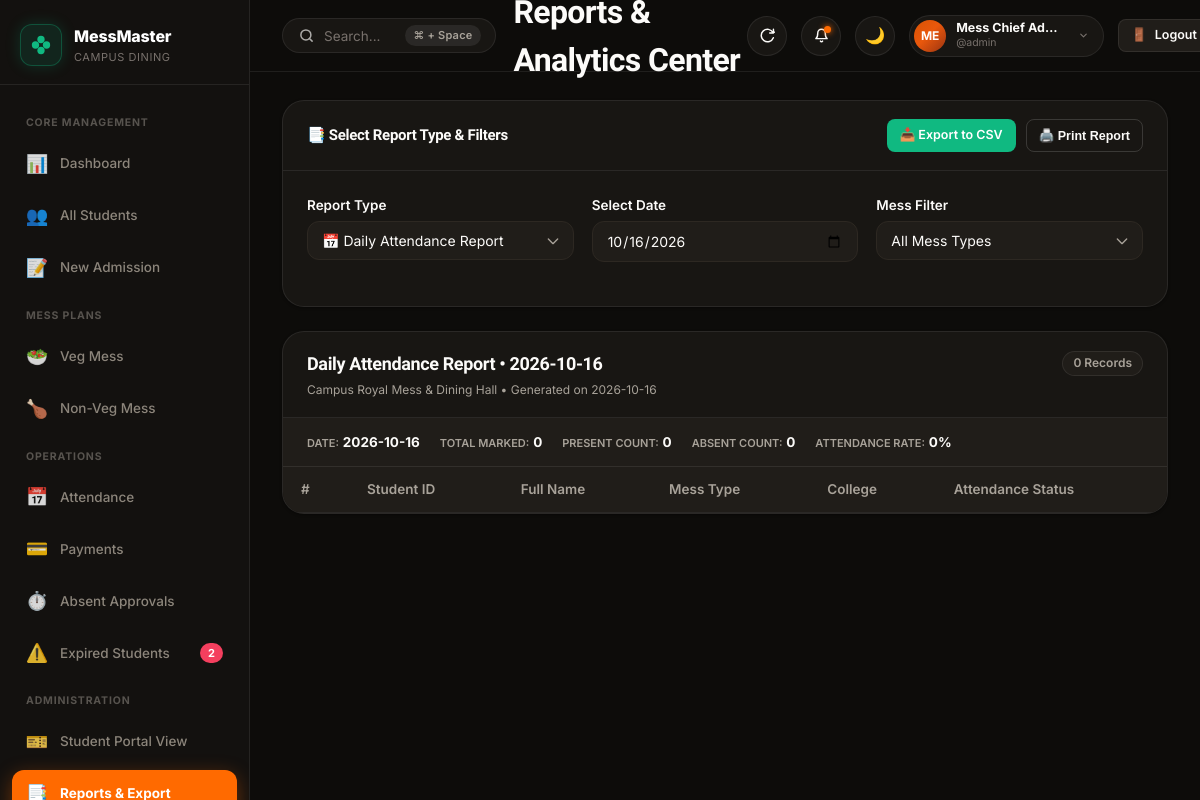
The app's page /reports (signed in), older data.
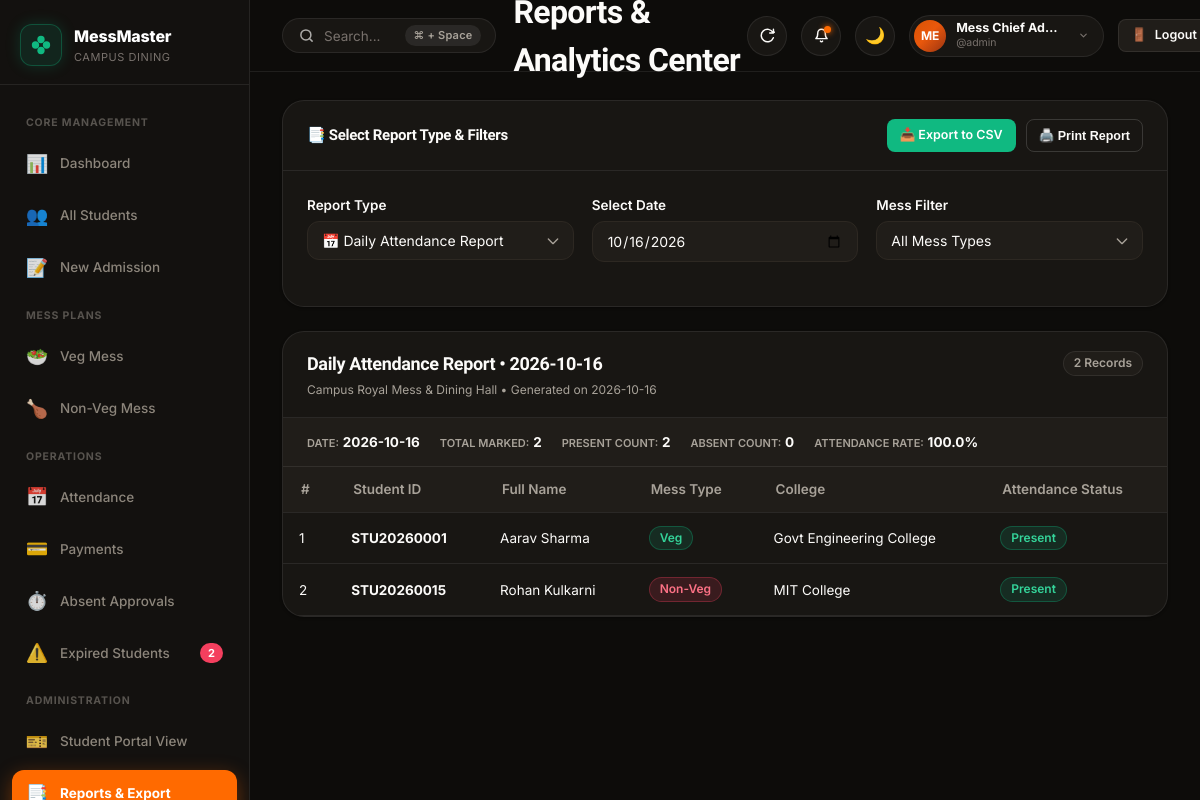
The same page, newer data.
### tables this page shows
CREATE TABLE settings (
            id INTEGER PRIMARY KEY AUTOINCREMENT,
            key TEXT UNIQUE NOT NULL,
            value TEXT NOT NULL,
            description TEXT
        );

CREATE TABLE attendance (
            id INTEGER PRIMARY KEY AUTOINCREMENT,
            student_id TEXT NOT NULL,
            date DATE NOT NULL,
            status TEXT NOT NULL CHECK(status IN ('Present', 'Absent')),
            marked_by TEXT DEFAULT 'admin',
            created_at DATETIME DEFAULT CURRENT_TIMESTAMP, meal_session TEXT DEFAULT 'All',
            UNIQUE(student_id, date),
            FOREIGN KEY (student_id) REFERENCES students(student_id) ON DELETE CASCADE
        );

CREATE TABLE students (
            id INTEGER PRIMARY KEY AUTOINCREMENT,
            student_id TEXT UNIQUE NOT NULL,
            full_name TEXT NOT NULL,
            mobile TEXT UNIQUE NOT NULL,
            college_name TEXT NOT NULL,
            mess_type TEXT NOT NULL CHECK(mess_type IN ('Veg', 'Non-Veg')),
            status TEXT NOT NULL DEFAULT 'Active' CHECK(status IN ('Active', 'Expired', 'Deactivated')),
            admission_date DATE NOT NULL,
            created_at DATETIME DEFAULT CURRENT_TIMESTAMP,
            updated_at DATETIME DEFAULT CURRENT_TIMESTAMP
        , meal_preference TEXT DEFAULT 'Both');

### app.py (the view, shortened to what this page needs)
@app.route('/reports')
@login_required
def reports():
    database.update_all_mess_expiries()
    report_type = request.args.get('report_type', 'daily_attendance')
    selected_date = request.args.get('date', date.today().isoformat())
    selected_month = request.args.get('month', datetime.now().strftime("%Y-%m"))
    mess_filter = request.args.get('mess_type', 'all')
    conn = database.get_db_connection()
    report_data = []
    summary_data = {}
    if report_type == 'daily_attendance':
        query = """
            SELECT a.date, s.student_id, s.full_name, s.mess_type, s.college_name, a.status
            FROM attendance a
            JOIN students s ON a.student_id = s.student_id
            WHERE a.date = ?
        """
        params = [selected_date]
        if mess_filter in ('Veg', 'Non-Veg'):
            query += " AND s.mess_type = ?"
            params.append(mess_filter)
        query += " ORDER BY s.student_id ASC"
        report_data = conn.execute(query, params).fetchall()
        present_c = sum(1 for r in report_data if r['status'] == 'Present')
        absent_c = sum(1 for r in report_data if r['status'] == 'Absent')
        summary_data = {
            "date": selected_date,
            "total_marked": len(report_data),
            "present_count": present_c,
            "absent_count": absent_c,
            "attendance_rate": f"{(present_c / len(report_data) * 100):.1f}%" if report_data else "0%"
        }
    conn.close()
    return render_template('reports.html',
        report_type=report_type,
        selected_date=selected_date,
        selected_month=selected_month,
        mess_filter=mess_filter,
        report_data=report_data,
        summary=summary_data
    )

### templates/reports.html (shortened to what this page needs)
{% extends "base.html" %}
{% block content %}
<div class="panel btn-print-hide" style="margin-bottom: 24px;">
  <div class="panel-header">
    <h3 class="panel-title">📑 Select Report Type & Filters</h3>
    <div style="display: flex; gap: 10px;">
      <a href="{{ url_for('export_csv', report_type=report_type, date=selected_date, month=selected_month, mess_type=mess_filter) }}" class="btn btn-success btn-sm">
        📥 Export to CSV
      </a>
      <button onclick="window.print()" class="btn btn-outline btn-sm">
        🖨️ Print Report
      </button>
    </div>
  </div>
  <div class="panel-body">
    <form method="GET" action="{{ url_for('reports') }}">
      <div class="form-row">
        <div class="form-group">
          <label class="form-label" for="reportTypeSelect">Report Type</label>
          <select name="report_type" id="reportTypeSelect" class="form-control form-select" onchange="this.form.submit()">
            <option value="daily_attendance" {% if report_type == 'daily_attendance' %}selected{% endif %}>📅 Daily Attendance Report</option>
          </select>
        </div>
        {% if report_type == 'daily_attendance' %}
          <div class="form-group">
            <label class="form-label" for="reportDate">Select Date</label>
            <input type="date" class="form-control" name="date" id="reportDate" value="{{ selected_date }}" onchange="this.form.submit()">
          </div>
        {% elif report_type in ('monthly_attendance', 'payments_collection') %}
          <div class="form-group">
            <label class="form-label" for="reportMonth">Select Month</label>
            <input type="month" class="form-control" name="month" id="reportMonth" value="{{ selected_month }}" onchange="this.form.submit()">
          </div>
        {% endif %}
        {% if report_type in ('daily_attendance', 'monthly_attendance') %}
          <div class="form-group">
            <label class="form-label" for="reportMessType">Mess Filter</label>
            <select name="mess_type" id="reportMessType" class="form-control form-select" onchange="this.form.submit()">
              <option value="all" {% if mess_filter == 'all' %}selected{% endif %}>All Mess Types</option>
            </select>
          </div>
        {% endif %}
      </div>
    </form>
  </div>
</div>
<div class="panel">
  <div class="panel-header" style="flex-direction: column; align-items: flex-start; gap: 4px;">
    <div style="display: flex; justify-content: space-between; width: 100%; align-items: center;">
      <h2 style="font-size: 18px;">
        {% if report_type == 'daily_attendance' %}
          Daily Attendance Report &bull; {{ selected_date }}
        {% elif report_type == 'monthly_attendance' %}
          Monthly Attendance Summary &bull; {{ selected_month }}
        {% elif report_type == 'payments_collection' %}
          Fee Collection Report &bull; {{ selected_month }}
        {% elif report_type == 'pending_fees' %}
          Pending Fees & Outstanding Balances Report
        {% elif report_type == 'expired_students' %}
          Expired Mess Memberships Audit Report
        {% elif report_type == 'absent_adjustments' %}
          Approved Absent-Day Extensions Report
        {% endif %}
      </h2>
      <span class="badge badge-secondary">{{ report_data|length }} Records</span>
    </div>
    <div style="font-size: 12px; color: var(--text-secondary);">
      {{ mess_name }} &bull; Generated on {{ today_date }}
    </div>
  </div>
  {% if summary %}
    <div class="panel-body" style="background: var(--bg-card-elevated); border-bottom: 1px solid var(--border-subtle); padding: 14px 24px;">
      <div style="display: flex; gap: 20px; flex-wrap: wrap; font-size: 13.5px;">
        {% for k, v in summary.items() %}
          <div>
            <span style="color: var(--text-secondary); text-transform: uppercase; font-size: 11px; font-weight: 600;">{{ k.replace('_', ' ') }}:</span>
            {% if 'amount' in k or 'pending' in k %}
              <strong>{{ currency_symbol }}{{ "%.2f"|format(v) }}</strong>
            {% else %}
              <strong>{{ v }}</strong>
            {% endif %}
          </div>
        {% endfor %}
      </div>
    </div>
  {% endif %}
  <div class="panel-body" style="padding: 0;">
    <div class="table-responsive">
      <table class="data-table">
        {% if report_type == 'daily_attendance' %}
          <thead>
            <tr>
              <th>#</th>
              <th>Student ID</th>
              <th>Full Name</th>
              <th>Mess Type</th>
              <th>College</th>
              <th>Attendance Status</th>
            </tr>
          </thead>
          <tbody>
            {% for r in report_data %}
              <tr>
                <td>{{ loop.index }}</td>
                <td><strong>{{ r.student_id }}</strong></td>
                <td>{{ r.full_name }}</td>
                <td><span class="badge {% if r.mess_type == 'Veg' %}badge-veg{% else %}badge-nonveg{% endif %}">{{ r.mess_type }}</span></td>
                <td>{{ r.college_name }}</td>
                <td>
                  {% if r.status == 'Present' %}
                    <span class="badge badge-active">Present</span>
                  {% else %}
                    <span class="badge badge-expired">Absent</span>
                  {% endif %}
                </td>
              </tr>
            {% endfor %}
          </tbody>
        {% endif %}
      </table>
    </div>
  </div>
</div>
{% endblock %}

Row changes from the older to the newer data that the page shows:
added attendance: student_id "STU20260001", full_name "Aarav Sharma", mess_type "Veg", college_name "Govt Engineering College", status "Present"
added attendance: student_id "STU20260015", full_name "Rohan Kulkarni", mess_type "Non-Veg", college_name "MIT College", status "Present"
Text that changed along with them:
{{ report_data|length }}: "0" → "2"
new list line: "TOTAL MARKED : 2"
new list line: "PRESENT COUNT : 2"
new list line: "ATTENDANCE RATE : 100.0%"
list line gone: "TOTAL MARKED : 0"
list line gone: "PRESENT COUNT : 0"
list line gone: "ATTENDANCE RATE : 0%"
